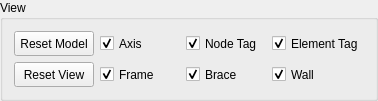
           <widget class="QGroupBox" name="groupBox_14">
            <property name="title">
             <string>View</string>
            </property>
            <layout class="QVBoxLayout" name="verticalLayout_14">
             <item>
              <layout class="QGridLayout" name="gridLayout_11">
               <item row="0" column="0">
                <widget class="QPushButton" name="reset_model">
                 <property name="minimumSize">
                  <size>
                   <width>65</width>
                   <height>25</height>
                  </size>
                 </property>
                 <property name="maximumSize">
                  <size>
                   <width>100</width>
                   <height>30</height>
                  </size>
                 </property>
                 <property name="toolTip">
                  <string>&lt;html&gt;&lt;head/&gt;&lt;body&gt;&lt;p&gt;Delete all model components.&lt;/p&gt;&lt;/body&gt;&lt;/html&gt;</string>
                 </property>
                 <property name="text">
                  <string>Reset Model</string>
                 </property>
                </widget>
               </item>
               <item row="0" column="1">
                <widget class="QCheckBox" name="plot_axis">
                 <property name="minimumSize">
                  <size>
                   <width>80</width>
                   <height>25</height>
                  </size>
                 </property>
                 <property name="maximumSize">
                  <size>
                   <width>100</width>
                   <height>16777215</height>
                  </size>
                 </property>
                 <property name="text">
                  <string>Axis</string>
                 </property>
                 <property name="checked">
                  <bool>true</bool>
                 </property>
                </widget>
               </item>
               <item row="0" column="2">
                <widget class="QCheckBox" name="plot_node_tag">
                 <property name="minimumSize">
                  <size>
                   <width>80</width>
                   <height>25</height>
                  </size>
                 </property>
                 <property name="maximumSize">
                  <size>
                   <width>100</width>
                   <height>16777215</height>
                  </size>
                 </property>
                 <property name="text">
                  <string>Node Tag</string>
                 </property>
                 <property name="checked">
                  <bool>true</bool>
                 </property>
                </widget>
               </item>
               <item row="0" column="3">
                <widget class="QCheckBox" name="plot_element_tag">
                 <property name="minimumSize">
                  <size>
                   <width>80</width>
                   <height>25</height>
                  </size>
                 </property>
                 <property name="maximumSize">
                  <size>
                   <width>100</width>
                   <height>16777215</height>
                  </size>
                 </property>
                 <property name="text">
                  <string>Element Tag</string>
                 </property>
                 <property name="checked">
                  <bool>true</bool>
                 </property>
                </widget>
               </item>
               <item row="1" column="0">
                <widget class="QPushButton" name="reset_view">
                 <property name="minimumSize">
                  <size>
                   <width>65</width>
                   <height>25</height>
                  </size>
                 </property>
                 <property name="maximumSize">
                  <size>
                   <width>100</width>
                   <height>30</height>
                  </size>
                 </property>
                 <property name="toolTip">
                  <string>&lt;html&gt;&lt;head/&gt;&lt;body&gt;&lt;p&gt;Reset to default view.&lt;/p&gt;&lt;/body&gt;&lt;/html&gt;</string>
                 </property>
                 <property name="text">
                  <string>Reset View</string>
                 </property>
                </widget>
               </item>
               <item row="1" column="1">
                <widget class="QCheckBox" name="plot_frame">
                 <property name="minimumSize">
                  <size>
                   <width>80</width>
                   <height>25</height>
                  </size>
                 </property>
                 <property name="maximumSize">
                  <size>
                   <width>100</width>
                   <height>16777215</height>
                  </size>
                 </property>
                 <property name="text">
                  <string>Frame</string>
                 </property>
                 <property name="checked">
                  <bool>true</bool>
                 </property>
                </widget>
               </item>
               <item row="1" column="2">
                <widget class="QCheckBox" name="plot_brace">
                 <property name="minimumSize">
                  <size>
                   <width>80</width>
                   <height>25</height>
                  </size>
                 </property>
                 <property name="maximumSize">
                  <size>
                   <width>100</width>
                   <height>16777215</height>
                  </size>
                 </property>
                 <property name="text">
                  <string>Brace</string>
                 </property>
                 <property name="checked">
                  <bool>true</bool>
                 </property>
                </widget>
               </item>
               <item row="1" column="3">
                <widget class="QCheckBox" name="plot_wall">
                 <property name="minimumSize">
                  <size>
                   <width>80</width>
                   <height>25</height>
                  </size>
                 </property>
                 <property name="maximumSize">
                  <size>
                   <width>100</width>
                   <height>16777215</height>
                  </size>
                 </property>
                 <property name="text">
                  <string>Wall</string>
                 </property>
                 <property name="checked">
                  <bool>true</bool>
                 </property>
                </widget>
               </item>
              </layout>
             </item>
            </layout>
           </widget>
